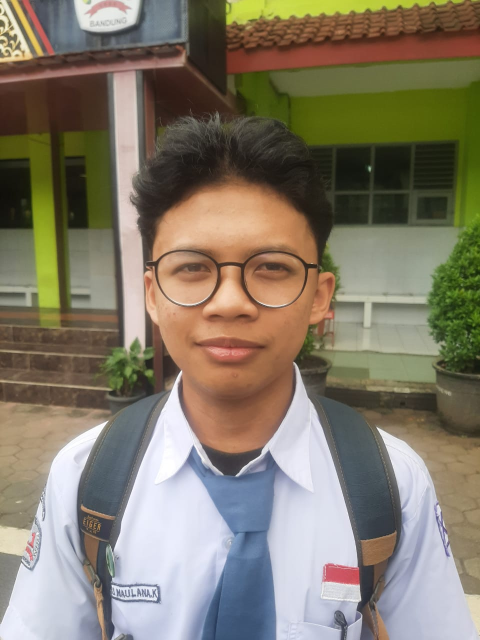
#> input picture dataset_tubes/Jawa/Budi/Budi-Jawa-Senyum-Frontal-Terang.jpeg, 960 x 1280 px (shown at 1/2 size); its folder holds only this picture in this run
$ python preprocessing.py
#> lines starting #> are read from the running program, lines starting #| are printed output that depends on the picture
import cv2
import numpy as np
import os
import pandas as pd
from pathlib import Path
import shutil
from datetime import datetime
import random
import matplotlib.pyplot as plt

class FacePreprocessor:
    """
    A class to handle face preprocessing operations including detection, normalization, and augmentation.
    """

    def __init__(self, input_dataset_path, output_dataset_path, metadata_path):
        """
        Initialize the preprocessor with input and output paths.

        Args:
            input_dataset_path (str): Path to the input dataset
            output_dataset_path (str): Path to save the processed dataset
            metadata_path (str): Path to the metadata CSV file
        """
#> called with input_dataset_path = 'dataset_tubes', output_dataset_path = 'processed_dataset', metadata_path = 'dataset_tubes/metadata.csv'
        self.input_dataset_path = Path(input_dataset_path)
        self.output_dataset_path = Path(output_dataset_path)
        self.metadata_path = Path(metadata_path)

        # Initialize face detector
        self.face_cascade = cv2.CascadeClassifier(
            cv2.data.haarcascades + 'haarcascade_frontalface_default.xml'
        )

        # Create output directory if it doesn't exist
        os.makedirs(self.output_dataset_path, exist_ok=True)

        # Load metadata
        self.metadata = pd.read_csv(self.metadata_path) if self.metadata_path.exists() else None
#> (reads dataset_tubes/metadata.csv from the repository)

    def detect_face(self, image):
        """
        Detect face in the image and return the bounding box.

        Args:
            image (numpy.ndarray): Input image

        Returns:
            tuple: (x, y, w, h) or None if no face detected
        """
        gray = cv2.cvtColor(image, cv2.COLOR_BGR2GRAY)
        faces = self.face_cascade.detectMultiScale(
            gray,
            scaleFactor=1.1,
            minNeighbors=5,
            minSize=(30, 30)
        )

        if len(faces) > 0:
            return faces[0]  # Return the first face detected
        return None

    def normalize_face(self, image, face_bbox, target_size=(224, 224)):
        """
        Extract and normalize the face region.

        Args:
            image (numpy.ndarray): Input image
            face_bbox (tuple): Bounding box of the face (x, y, w, h)
            target_size (tuple): Target size (width, height)

        Returns:
            numpy.ndarray: Normalized face image
        """
        x, y, w, h = face_bbox
        face = image[y:y+h, x:x+w]
        face = cv2.resize(face, target_size)
        return face

    def augment_image(self, image, do_flip=True, do_rotate=True,
                     do_brightness=True, do_noise=True):
        """
        Apply various augmentation techniques to the image.

        Args:
            image (numpy.ndarray): Input image
            do_flip (bool): Whether to apply horizontal flip
            do_rotate (bool): Whether to apply random rotation
            do_brightness (bool): Whether to apply brightness adjustment
            do_noise (bool): Whether to apply Gaussian noise

        Returns:
            list: List of augmented images
        """
        augmented_images = [image]  # Original image is always included

        if do_flip:
            # Horizontal flip
            flipped = cv2.flip(image, 1)
            augmented_images.append(flipped)

        if do_rotate:
            # Random rotation (±15 degrees)
            angle = np.random.uniform(-15, 15)
            height, width = image.shape[:2]
            center = (width/2, height/2)
            rotation_matrix = cv2.getRotationMatrix2D(center, angle, 1.0)
            rotated = cv2.warpAffine(image, rotation_matrix, (width, height))
            augmented_images.append(rotated)

        if do_brightness:
            # Brightness adjustment
            brightness_factor = np.random.uniform(0.8, 1.2)
            brightened = cv2.convertScaleAbs(image, alpha=brightness_factor, beta=0)
            augmented_images.append(brightened)

        if do_noise:
            # Add Gaussian noise
            noise = np.random.normal(0, 25, image.shape).astype(np.uint8)
            noisy = cv2.add(image, noise)
            augmented_images.append(noisy)

        return augmented_images

    # [66 lines left out: function process_image, not called in this run]

    def process_dataset(self, target_size=(224, 224), do_flip=True,
                       do_rotate=True, do_brightness=True, do_noise=True):
        """
        Process the entire dataset and apply augmentations.

        Returns:
            dict: Statistics about the processing
        """
#> called with target_size = (224, 224), do_flip = True, do_rotate = True, do_brightness = True, do_noise = True
        stats = {
            "total_images": 0,
            "processed_images": 0,
            "failed_images": 0,
            "people": set(),
            "ethnicities": set(),
            "augmented_images": 0
        }

        # Process each person's directory
        for person_dir in os.listdir(self.input_dataset_path):
            person_path = os.path.join(self.input_dataset_path, person_dir)
            if not os.path.isdir(person_path):
                continue

            stats["people"].add(person_dir)

            # Process each ethnicity subdirectory
            for ethnicity_dir in os.listdir(person_path):
                ethnicity_path = os.path.join(person_path, ethnicity_dir)
                if not os.path.isdir(ethnicity_path):
                    continue

                stats["ethnicities"].add(ethnicity_dir)

                # Create corresponding output directories
                output_person_path = os.path.join(self.output_dataset_path, person_dir)
                output_ethnicity_path = os.path.join(output_person_path, ethnicity_dir)
                os.makedirs(output_ethnicity_path, exist_ok=True)

                # Process each image
                for img_file in os.listdir(ethnicity_path):
                    if not img_file.lower().endswith(('.png', '.jpg', '.jpeg')):
                        continue

                    stats["total_images"] += 1
                    img_path = os.path.join(ethnicity_path, img_file)

                    try:
                        # Read and process image
                        image = cv2.imread(img_path)
#> image is the input picture: shape (1280, 960, 3); mean B, G, R 106.2, 123, 131.5
                        if image is None:
                            raise ValueError("Could not read image")

                        # Detect face
                        face_bbox = self.detect_face(image)
#> in detect_face, `gray = cv2.cvtColor(image, cv2.COLOR_BGR2GRAY)`:
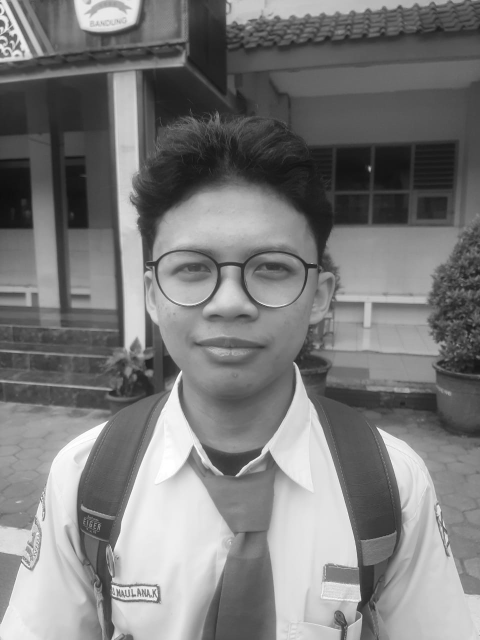
#> gray: shape (1280, 960) (shown at 1/2 size); min 12, max 255, mean 123.6
#> in detect_face, `faces = self.face_cascade.detectMultiScale( gray, scaleFactor=1.1, min..`: faces = [[266, 385, 398, 398]]
#> face_bbox = [266, 385, 398, 398]
                        if face_bbox is None:
                            raise ValueError("No face detected")

                        # Normalize face
                        face = self.normalize_face(image, face_bbox, target_size)
#> in normalize_face, `x, y, w, h = face_bbox`: x = 266; y = 385; w = 398
#> in normalize_face, `face = image[y:y+h, x:x+w]`:
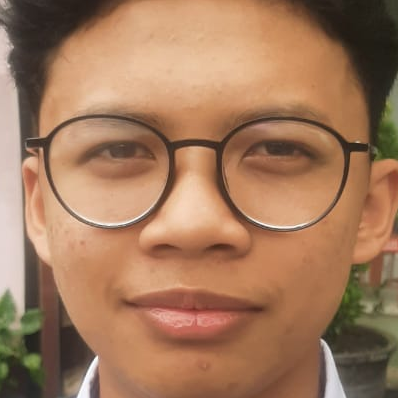
#> face: shape (398, 398, 3); mean B, G, R 91.9, 120.9, 161.9

                        # Save original processed face
                        output_path = os.path.join(output_ethnicity_path, img_file)
                        cv2.imwrite(output_path, face)
                        stats["processed_images"] += 1

                        # Apply augmentations
                        augmented_faces = self.augment_image(
                            face, do_flip, do_rotate, do_brightness, do_noise
                        )
#> in augment_image, `flipped = cv2.flip(image, 1)`:
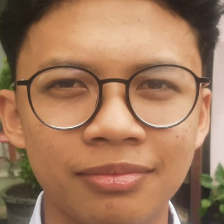
#> flipped: shape (224, 224, 3); mean B, G, R 91.8, 120.8, 161.8
#> in augment_image, `rotated = cv2.warpAffine(image, rotation_matrix, (width, height))`:
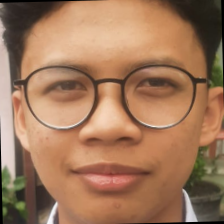
#> rotated: shape (224, 224, 3); mean B, G, R 90.6, 119.5, 160.3
#> in augment_image, `noisy = cv2.add(image, noise)`:
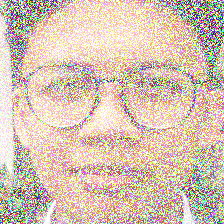
#> noisy: shape (224, 224, 3); mean B, G, R 180.3, 195.4, 215.9
#> augmented_faces = 5 items

                        # Save augmented faces
                        for i, aug_face in enumerate(augmented_faces[1:], 1):  # Skip original
                            aug_filename = f"{os.path.splitext(img_file)[0]}_aug_{i}{os.path.splitext(img_file)[1]}"
                            aug_path = os.path.join(output_ethnicity_path, aug_filename)
                            cv2.imwrite(aug_path, aug_face)
                            stats["augmented_images"] += 1
#> this loop made 4 passes
#> after the loop, stats = 6 items

                    except Exception as e:
                        print(f"Error processing {img_path}: {str(e)}")
                        stats["failed_images"] += 1

        return stats

    # [68 lines left out: function visualize_processing, not called in this run]


# Example usage
if __name__ == "__main__":
    # Initialize preprocessor
    preprocessor = FacePreprocessor(
        input_dataset_path="dataset_tubes",
        output_dataset_path="processed_dataset",
        metadata_path="dataset_tubes/metadata.csv"
    )

    # Process dataset
    stats = preprocessor.process_dataset()

    # Print statistics
    print(f"Total images: {stats['total_images']}")
    print(f"Processed images: {stats['processed_images']}")
    print(f"Failed images: {stats['failed_images']}")
    print(f"Augmented images: {stats['augmented_images']}")
    print(f"People: {len(stats['people'])}")
    print(f"Ethnicities: {len(stats['ethnicities'])}")
